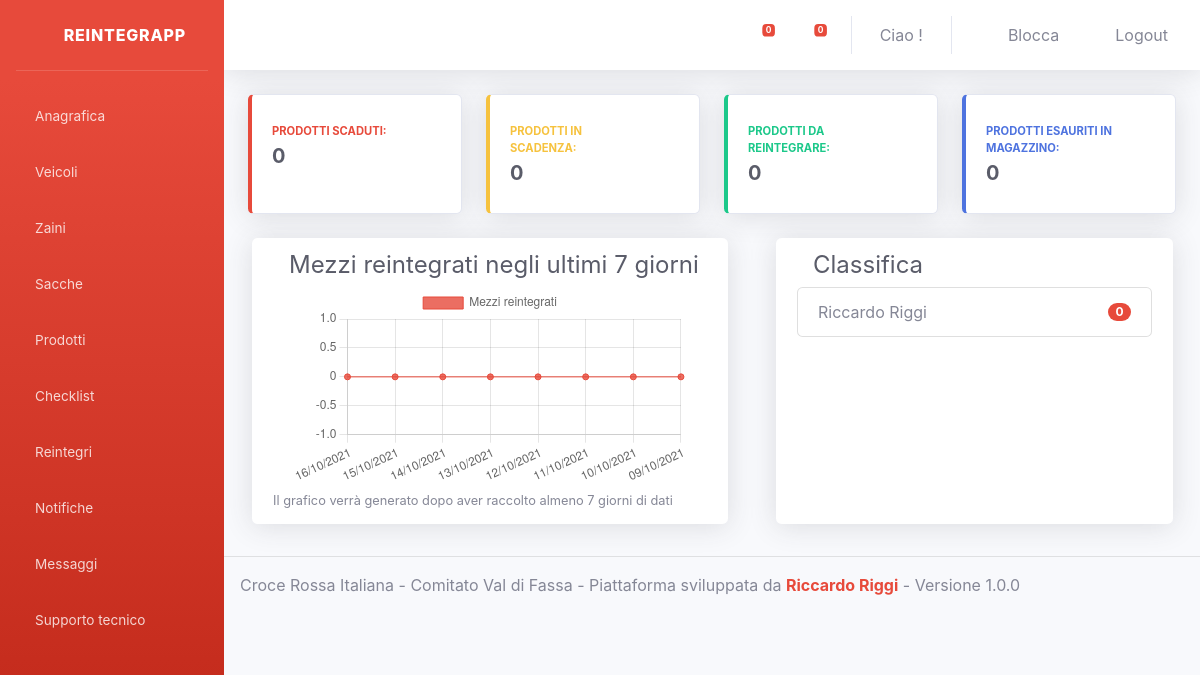
The page /Gestione/pages/index.php (signed in) on the database its author committed.
### tables this page shows
CREATE TABLE `voci_menu` (
  `voce_id` int(10) NOT NULL,
  `etichetta` varchar(50) NOT NULL,
  `icona` varchar(50) NOT NULL,
  `tooltip` varchar(255) NOT NULL,
  `codice_padre` int(10) NOT NULL,
  `url` varchar(255) NOT NULL,
  `isVisibile` tinyint(1) NOT NULL DEFAULT '1'
);

### Gestione/business/sidebarBusiness.php (called while the page is built, shortened)
<?php
include '../db_components/dbGestione.php';
function selezionaPadri(){
    $conn = apriConnessione();
    $sql = 'SELECT * FROM voci_menu, menu_voci_ruoli WHERE voci_menu.codice_padre = 0 AND menu_voci_ruoli.codice_ruolo = ? AND menu_voci_ruoli.codice_menu = voci_menu.voce_id';
    $result = resultPreparedUno($conn,$sql,$_SESSION["codice_ruolo"]);
    return $result;
}
function selezionaFigli($padre){
    $conn = apriConnessione();
    $sql = 'SELECT * FROM voci_menu WHERE codice_padre = ? ';
    $result = resultPreparedUno($conn,$sql,$padre);
    return $result;
}
?>

### Gestione/db_components/dbGestione.php (called while the page is built, shortened)
<?php
if (!function_exists('resultPreparedUno')) {
    function resultPreparedUno($conn,$sql,$uno){
        $stmt = $conn->prepare($sql);
        $uno = mysqli_real_escape_string($conn, $uno);
        $stmt->bind_param("s", $uno);
        $stmt->execute();
        $result = $stmt->get_result();
        return $result;
    }
}

### Gestione/integration/sidebarInt.php (the view, shortened to what this page needs)
<?php
include '../business/sidebarBusiness.php';
function generaMenu()
{
    $result = selezionaPadri();
    $esito = '<div class="sidebar-wrapper">
    <div class="sidebar-linklist-wrapper">
        <div class="link-list-wrapper">
            ';
    if ($result->num_rows > 0) {
        while ($row = $result->fetch_assoc()) {
            $esito = $esito . '<li class="nav-item">
                    <a class="nav-link collapsed"  data-toggle="collapse" data-target="#' . $row["url"] . '" aria-expanded="true" aria-controls="' . $row["url"] . '">
                    <i class="' . $row["icona"] . '"></i>
                    <span>' . $row["etichetta"] . '</span>
                    </a>
                    <div id="' . $row["url"] . '" class="collapse" aria-labelledby="headingTwo" data-parent="#accordionSidebar">
                    <div class="bg-white py-2 collapse-inner rounded">
                        <h6 class="collapse-header">Opzioni disponibili:</h6>
                        ';
            $resultTwo = selezionaFigli($row["voce_id"]);
            while ($rowTwo = $resultTwo->fetch_assoc()) {
                if ($rowTwo["isVisibile"]) {
                    $esito = $esito . '<a class="collapse-item" href="' . $rowTwo["url"] . '">' . $rowTwo["etichetta"] . '</a>';
                }
            }
            $esito = $esito . '
                    </div>
                </div>
                    ';
        }
    }
    $esito = $esito . '</li>
        </div>
    </div>
</div>';
    return $esito;
}
?>

### rows shown on the page
voci_menu: etichetta "Anagrafica"
voci_menu: etichetta "Veicoli"
voci_menu: etichetta "Zaini"
voci_menu: etichetta "Sacche"
voci_menu: etichetta "Prodotti"
voci_menu: etichetta "Checklist"
voci_menu: etichetta "Reintegri"
voci_menu: etichetta "Notifiche"
voci_menu: etichetta "Messaggi"
voci_menu: etichetta "Supporto tecnico"

### other values the page prints
$row["n"] "0"
$row["nome"] "Riccardo"
$row["cognome"] "Riggi"
NOME_ASSOCIAZIONE "Croce Rossa Italiana - Comitato Val di Fassa"
NUMERO_VERSIONE "1.0.0"
